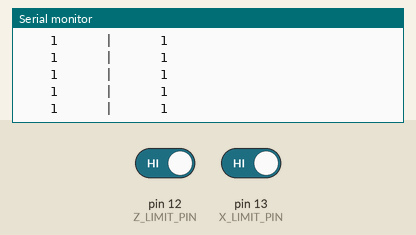
A sketch run on a simulated Arduino Uno, built with avr-gcc and run on an emulated ATmega328P. On the bench: the last lines printed to the serial monitor. The test bench sets the inputs (shaded band); at power-on: pin 12 (Z_LIMIT_PIN) HIGH, pin 13 (X_LIMIT_PIN) HIGH.

Above: at 1.2 s.
1.3 s: pin 12 (Z_LIMIT_PIN) driven LOW
At 1.57 s:
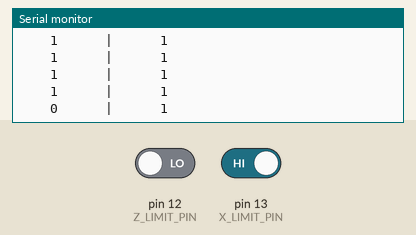
2.8 s: pin 13 (X_LIMIT_PIN) driven LOW
At 2.97 s:
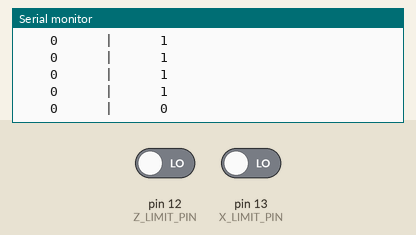
4.3 s: pin 12 (Z_LIMIT_PIN) driven HIGH
At 4.57 s:
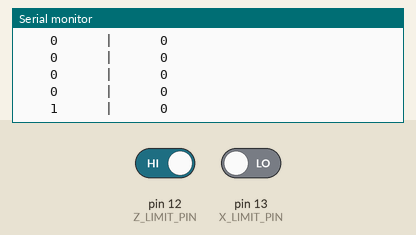

Measured:
- after the input at 1.3 s, the serial monitor: prints a new line after 0.11 s (image 1)
- after the input at 2.8 s, the serial monitor: prints a new line at once (image 2)
- after the input at 4.3 s, the serial monitor: prints a new line after 0.12 s (image 3)

The sketch:

test_limit_switches.ino
```cpp
// =======================================================
// ===== TEST CÔNG TẮC HÀNH TRÌNH (LIMIT SWITCHES) =====
// =======================================================

// ====== CẤU HÌNH CHÂN ======
#define Z_LIMIT_PIN 12    // SpnEn - Limit Z về đích
#define X_LIMIT_PIN 13    // SpnDir - Limit X về đích

void setup() {
  Serial.begin(9600);

  // Setup INPUT với PULLUP
  pinMode(Z_LIMIT_PIN, INPUT_PULLUP);
  pinMode(X_LIMIT_PIN, INPUT_PULLUP);

  Serial.println("Z_LIMIT(12) | X_LIMIT(13)");
  Serial.println("---------------------------");
}

void loop() {
  // Đọc giá trị
  int zLimit = digitalRead(Z_LIMIT_PIN);
  int xLimit = digitalRead(X_LIMIT_PIN);

  // In ra: Z_LIMIT | X_LIMIT
  Serial.print("    ");
  Serial.print(zLimit);
  Serial.print("      |      ");
  Serial.println(xLimit);

  delay(200);  // Delay 200ms giữa mỗi lần đọc
}
```
